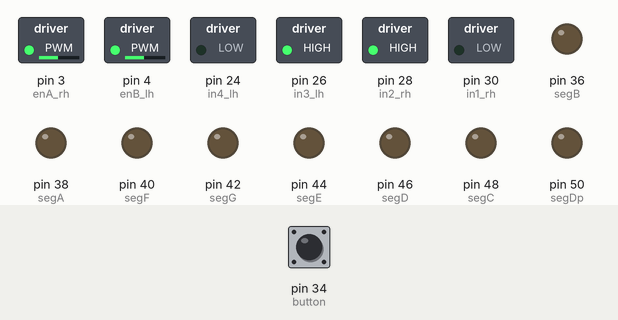
Simulated run of this sketch. Board: Arduino Mega 2560, built with avr-gcc and run on an emulated ATmega2560. On the bench: switched loads named in the sketch (green lamp = pin HIGH), output pins drawn as LEDs (lit = HIGH). The inputs (shaded band) are chosen by the test bench; at power-on: pin 34 (button) HIGH. What the sketch prints to the serial monitor is not drawn.

Above: at 0.2 s.
Timing chart, 0 to 1.7 s (numbered marks = the images above):
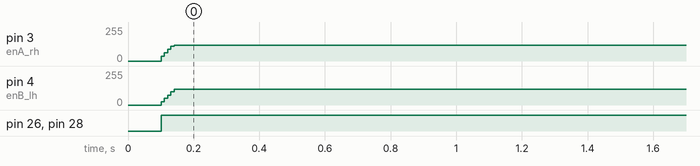

Measured:
- by itself, pin 3 (enA_rh), pin 4 (enB_lh): 0/255 → 120/255 at 0.10 s
- by itself, pin 26 (in3_lh), pin 28 (in2_rh): LOW → HIGH at 0.10 s

The sketch:

mtr_ctrl.ino
```cpp
// SERVOS
#define lh_scoop  10
#define rh_scoop  9
#define flag_r    8
#define flag_p    7

// RGB SENSOR
/*
#define rgb_led   14
#define XXX
#define XXXX
#define XXXXX
#define XXXXXX
#define XXXXXXX
*/

// USRF SENSORS
#define fr_trig   23
#define fr_echo   25
#define rr_trig   27
#define rr_echo   29
#define lh_trig   37
#define lh_echo   39
#define rh_trig   47
#define rh_echo   49

// MTR_CTRL + ENCODERS
// RH MTR
#define in1_rh    30
#define in2_rh    28
#define enA_rh    3
#define chA_rh    53
#define chB_rh    51

// LH MTR
#define in3_lh    26
#define in4_lh    24
#define enB_lh    4
#define chA_lh    45
#define chB_lh    41

// GENERAL I/O
#define ir_in     32
#define button    34
#define led_out   58
#define bat_in    56

// 7_SEGMENT LED PINS
#define segA      38
#define segB      36
#define segC      48
#define segD      46
#define segE      44
#define segF      40
#define segG      42
#define segDp     50

/* VARIABLES */
#define LOOPTIME        10                     // PID loop time

unsigned long lastMilli = 0;                    // loop timing
unsigned long lastMilliPrint = 0;               // loop timing
int speed_req = 50;                             // speed (Set Point)
int speed_act_rh = 0;                              // speed (actual value)
int speed_act_lh = 0;
int PWM_val_rh = 0;                                // (25% = 64; 50% = 127; 75% = 191; 100% = 255)
int PWM_val_lh = 0;

volatile long count_rh = 0;                        // rev counter
volatile long count_lh = 0;
volatile long count_tot_rh = 0;
volatile long count_tot_lh = 0;
float Kp =   .5;                                // PID proportional control Gain
float Kd =    .25;                                // PID Derivitave control gain

int button_state = 0;

void setup() {

  // BUTTON, LED, IR, & BATTERY INPUT
  pinMode(bat_in, INPUT);
  pinMode(ir_in, INPUT);
  pinMode(button, INPUT_PULLUP);
  pinMode(led_out, OUTPUT);

  // MTR_CTRL
  pinMode(in1_rh, OUTPUT);
  pinMode(in2_rh, OUTPUT);
  pinMode(enA_rh, OUTPUT);
  pinMode(in3_lh, OUTPUT);
  pinMode(in4_lh, OUTPUT);
  pinMode(enB_lh, OUTPUT);

  // ENCODERS
  pinMode(chA_rh, INPUT);
  pinMode(chB_rh, INPUT);
  pinMode(chA_lh, INPUT);
  pinMode(chB_lh, INPUT);

  /* MOTOR ENCODER PULL-UP SET */
  digitalWrite(chA_rh, HIGH);
  digitalWrite(chB_rh, HIGH);
  digitalWrite(chA_lh, HIGH);
  digitalWrite(chB_lh, HIGH);

  /* MOTOR ENCODER INTERRUPT DEFINITIONS */
  attachInterrupt(chA_rh, RH_ENCODER, FALLING);
  attachInterrupt(chA_lh, LH_ENCODER, FALLING);

  // USRF SENSORS
  pinMode(fr_trig, OUTPUT);
  pinMode(fr_echo, INPUT);
  pinMode(rr_trig, OUTPUT);
  pinMode(rr_echo, INPUT);
  pinMode(lh_trig, OUTPUT);
  pinMode(lh_echo, INPUT);
  pinMode(rh_trig, OUTPUT);
  pinMode(rh_echo, INPUT);

  // RGB SENSOR

  // 7_SEGMENT DISPLAY
  pinMode(segA, OUTPUT);
  pinMode(segB, OUTPUT);
  pinMode(segC, OUTPUT);
  pinMode(segD, OUTPUT);
  pinMode(segE, OUTPUT);
  pinMode(segF, OUTPUT);
  pinMode(segG, OUTPUT);
  pinMode(segDp, OUTPUT);

  // SERIAL DATA
  Serial.begin(9600);


  forward_rh();
  forward_lh();
}

void loop(){

  /* WAIT FOR START BUTTON */
  while(button_state != HIGH){
    button_state = digitalRead(button);
  }
  button_state = LOW;

//  //------------------------------TEST--FORWARD--FUNCTION--------------------
//  Serial.println("---------------TESTING--FORWARD-----------------");
//  forward(11.75);
//
//  /* WAIT FOR START BUTTON */
//  while(button_state != HIGH){
//    button_state = digitalRead(button);
//  }
//  button_state = LOW;
//  //-------------------------------------------------------------------------
//  //-----------------------------TEST--REVERSE--FUNCTION---------------------
//  Serial.println("---------------TESTING--REVERSE-----------------");
//
//  reverse(11.75);
//
//  /* WAIT FOR START BUTTON */
//  while(button_state != HIGH){
//    button_state = digitalRead(button);
//  }
//  button_state = LOW;

  //-------------------------------------------------------------------------
  //------------------------------TEST--TURNAROUND---------------------------
  Serial.println("---------------TESTING--TURNAROUND--------------");

  turnAround();

  /* WAIT FOR START BUTTON */
  while(button_state != HIGH){
    button_state = digitalRead(button);
  }
  button_state = LOW;

  //-------------------------------------------------------------------------
}

/*****************************************************************************************************/
/***********************************SERIAL DATA INFO**************************************************/
/*****************************************************************************************************/

int updatePid(int command, int targetValue, int currentValue)   {             // compute PWM value
  float pidTerm = 0;                                                            // PID correction
  int error=0;
  static int last_error=0;

  error = abs(targetValue) - abs(currentValue);
  pidTerm = (Kp * error) + (Kd * (error - last_error));
  last_error = error;
 return constrain(command + int(pidTerm), 0, 120);                            // constrain from 0-255 to => 0-200
}

/*****************************************************************************************************/
/***********************************MTR SPEED CALC****************************************************/
/*****************************************************************************************************/

void getMotorData()  {                                                        // calculate speed
  static long countAnt_rh = 0;                                                   // last count
  static long countAnt_lh = 0;

  speed_act_rh = ((count_rh - countAnt_rh)*(60*(1000/LOOPTIME)))/(13*51);          // 13 pulses X 51 gear ratio = 663 counts per output shaft rev
  speed_act_lh = ((count_lh - countAnt_lh)*(60*(1000/LOOPTIME)))/(13*51);
  countAnt_rh = count_rh;
  countAnt_lh = count_lh;
}

/*****************************************************************************************************/
/***********************************SERIAL DATA INFO**************************************************/
/*****************************************************************************************************/

void getparam(){
  char param, cmd;

  if(!Serial.available()) return;
  delay(10);
  param = Serial.read();
  if(!Serial.available()) return;
  cmd = Serial.read();
  Serial.flush();
  switch(param)
  {
    case 'r':
      if(cmd == '+'){
        speed_req += 20;
        if(speed_req > 110) speed_req = 110;
      }
      if(cmd == '-'){
        speed_req -= 20;
        if(speed_req < 0) speed_req = 0;
      }
      break;
    default:
      Serial.println("???");
  }
}

/*****************************************************************************************************/
/*************************************RH ENCODER INT**************************************************/
/*****************************************************************************************************/

void RH_ENCODER(){
  count_rh++;
  count_tot_rh++;
}

/*****************************************************************************************************/
/*************************************LH ENCODER INT**************************************************/
/*****************************************************************************************************/

void LH_ENCODER(){
  count_lh++;
  count_tot_lh++;
}


/*****************************************************************************************************/
/*************************************FWD BOTH MTR****************************************************/
/*****************************************************************************************************/

/*
 *  Moves the robot forward for 'x' amount of distance in inches.
 *  Takes that distance and turns it into ticks for the motor controller
 *  to work with
 */
 void forward(float distance){
    float x = (distance * 663) / (3.75 * 3.1416);                                        // amount of ticks to travel for that distance
    int y = (int) x;
    brake_lh();
    brake_rh();
    delay(100);

    forward_rh();                                                             // move robot forward
    forward_lh();

    while(count_tot_rh < y){
      lastMilli = millis();
      getMotorData();                                                         // calculate speed, volts and Amps
      PWM_val_rh = updatePid(PWM_val_rh, speed_req, speed_act_rh);            // compute PWM value
      PWM_val_lh = updatePid(PWM_val_lh, speed_req, speed_act_lh);

      analogWrite(enA_rh, PWM_val_rh);
      analogWrite(enB_lh, PWM_val_lh);// send PWM to motor
    }

    brake_lh();
    brake_rh();
    delay(100);
    count_tot_lh = 0;                                                         // reset the count for the motors
    count_tot_rh = 0;
  }

  /*
   *  Moves the robot reverse for 'x' amount of distance in inches.
   *  Takes that distance and turns it into ticks for the motor controller
   *  to work with
   */
  void reverse(float distance){
    float x = (distance * 663) / (3.75 * 3.1416);                                        // amount of ticks to travel for that distance
    int y = (int) x;
    brake_lh();
    brake_rh();
    delay(100);

    reverse_lh();                                                             // move robot forward
    reverse_rh();

    while(count_tot_rh < y){
      lastMilli = millis();
      getMotorData();                                                         // calculate speed, volts and Amps
      PWM_val_rh = updatePid(PWM_val_rh, speed_req, speed_act_rh);            // compute PWM value
      PWM_val_lh = updatePid(PWM_val_lh, speed_req, speed_act_lh);

      analogWrite(enA_rh, PWM_val_rh);
      analogWrite(enB_lh, PWM_val_lh);// send PWM to motor
    }

    brake_lh();
    brake_rh();
    delay(100);
    count_tot_lh = 0;                                                         // reset the count for the motors
    count_tot_rh = 0;
  }

  void turnAround(){
    brake_lh();                                                               // make sure robot is at stop
    brake_rh();
    delay(100);
    reverse_rh();                                                             // turn 180 degrees to the right
    forward_lh();

    // 180* turn
    while(count_tot_rh < 1320){
    if((millis()-lastMilli) >= LOOPTIME)   {                                    // enter tmed loop
      lastMilli = millis();
      getMotorData();                                                           // calculate speed, volts and Amps
      PWM_val_rh = updatePid(PWM_val_rh, speed_req, speed_act_rh);                        // compute PWM value
      PWM_val_lh = updatePid(PWM_val_lh, speed_req, speed_act_lh);

      analogWrite(enA_rh, PWM_val_rh);
      analogWrite(enB_lh, PWM_val_lh);// send PWM to motor
    }
    }
    brake_lh();
    brake_rh();
    delay(100);
    count_tot_rh = 0;
    count_tot_lh = 0;
  }


/*****************************************************************************************************/
/*************************************FWD MTR RH CTRL*************************************************/
/*****************************************************************************************************/

void forward_rh(){
  digitalWrite(in1_rh,HIGH);
  digitalWrite(in2_rh,LOW);
  //analogWrite(enA_rh, cmd);
  //digitalWrite(enA_rh,HIGH); //FULL SPEED @ HIGH==> use PWM for control
}

/*****************************************************************************************************/
/*************************************FWD MTR LH CTRL*************************************************/
/*****************************************************************************************************/

void forward_lh(){
  digitalWrite(in3_lh, HIGH);
  digitalWrite(in4_lh, LOW);
  //analogWrite(enB_lh, cmd);
  //digitalWrite(enB_lh, HIGH); //FULL SPEED @ HIGH==> use PWM for control
}

/*****************************************************************************************************/
/*************************************REV MTR LH CTRL*************************************************/
/*****************************************************************************************************/

void reverse_lh(){
  digitalWrite(in3_lh, LOW);
  digitalWrite(in4_lh, HIGH);
  //analogWrite(enB_lh, cmd);
  //digitalWrite(enB_lh, HIGH); //FULL SPEED @ HIGH==> use PWM for control
}

/*****************************************************************************************************/
/*************************************REV MTR RH CTRL*************************************************/
/*****************************************************************************************************/

void reverse_rh(){
  digitalWrite(in1_rh, LOW);
  digitalWrite(in2_rh, HIGH);
  //analogWrite(enA_rh, cmd);
  //digitalWrite(enA_rh, HIGH); //FULL SPEED @ HIGH==> use PWM for control
}

/*****************************************************************************************************/
/*************************************BRAKE MTR LH CTRL***********************************************/
/*****************************************************************************************************/

void brake_lh(){
  digitalWrite(in3_lh, LOW);
  digitalWrite(in4_lh, LOW);
  digitalWrite(enB_lh, LOW);
}

/*****************************************************************************************************/
/*************************************BRAKE MTR RH CTRL***********************************************/
/*****************************************************************************************************/

void brake_rh(){
  digitalWrite(in1_rh, LOW);
  digitalWrite(in2_rh, LOW);
  digitalWrite(enA_rh, LOW);
}

/*****************************************************************************************************/
/*************************************SEVEN SEGMENT OUTPUT********************************************/
/*****************************************************************************************************/
void seven_seg_disp(int map_code) {

  // Display 0-7 based on map code received
  switch (map_code)
  {
    case 0:
      digitalWrite(segA, HIGH);
      digitalWrite(segB, HIGH);
      digitalWrite(segC, HIGH);
      digitalWrite(segD, HIGH);
      digitalWrite(segE, HIGH);
      digitalWrite(segF, HIGH);
      digitalWrite(segG, LOW);
      digitalWrite(segDp, HIGH);
      break;

    case 1:
      digitalWrite(segA, LOW);
      digitalWrite(segB, HIGH);
      digitalWrite(segC, HIGH);
      digitalWrite(segD, LOW);
      digitalWrite(segE, LOW);
      digitalWrite(segF, LOW);
      digitalWrite(segG, LOW);
      digitalWrite(segDp, HIGH);
      break;

    case 2:
      digitalWrite(segA, HIGH);
      digitalWrite(segB, HIGH);
      digitalWrite(segC, LOW);
      digitalWrite(segD, HIGH);
      digitalWrite(segE, HIGH);
      digitalWrite(segF, LOW);
      digitalWrite(segG, HIGH);
      digitalWrite(segDp, HIGH);
      break;

    case 3:
      digitalWrite(segA, HIGH);
      digitalWrite(segB, HIGH);
      digitalWrite(segC, HIGH);
      digitalWrite(segD, HIGH);
      digitalWrite(segE, LOW);
      digitalWrite(segF, LOW);
      digitalWrite(segG, HIGH);
      digitalWrite(segDp, HIGH);
      break;

    case 4:
      digitalWrite(segA, LOW);
      digitalWrite(segB, HIGH);
      digitalWrite(segC, HIGH);
      digitalWrite(segD, LOW);
      digitalWrite(segE, LOW);
      digitalWrite(segF, HIGH);
      digitalWrite(segG, HIGH);
      digitalWrite(segDp, HIGH);
      break;

    case 5:
      digitalWrite(segA, HIGH);
      digitalWrite(segB, LOW);
      digitalWrite(segC, HIGH);
      digitalWrite(segD, HIGH);
      digitalWrite(segE, LOW);
      digitalWrite(segF, HIGH);
      digitalWrite(segG, HIGH);
      digitalWrite(segDp, HIGH);
      break;

    case 6:
      digitalWrite(segA, HIGH);
      digitalWrite(segB, LOW);
      digitalWrite(segC, HIGH);
      digitalWrite(segD, HIGH);
      digitalWrite(segE, HIGH);
      digitalWrite(segF, HIGH);
      digitalWrite(segG, HIGH);
      digitalWrite(segDp, HIGH);
      break;

    case 7:
      digitalWrite(segA, HIGH);
      digitalWrite(segB, HIGH);
      digitalWrite(segC, HIGH);
      digitalWrite(segD, LOW);
      digitalWrite(segE, LOW);
      digitalWrite(segF, LOW);
      digitalWrite(segG, LOW);
      digitalWrite(segDp, HIGH);
      break;
  }

}
```
